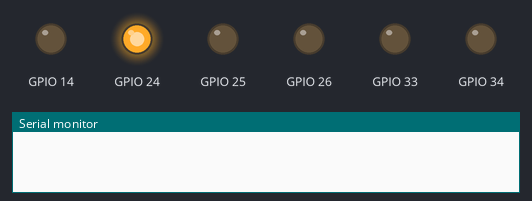
A program run on a simulated ESP32. Shown: output pins drawn as LEDs (lit = HIGH), the last lines printed to the serial monitor.

Above: at 0.5 s.
At 2.5 s:
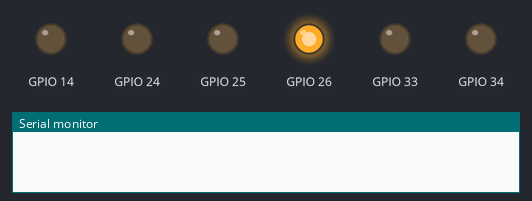
At 3.5 s:
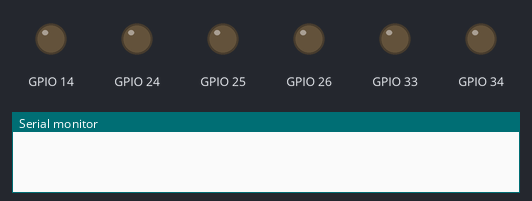
At 4.5 s:
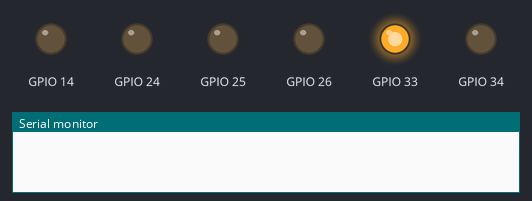
At 6.5 s:
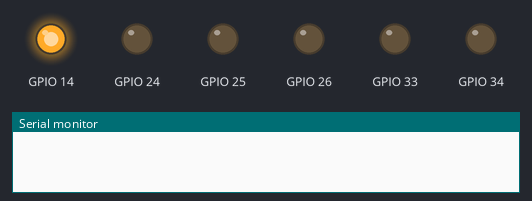
At 9.5 s:
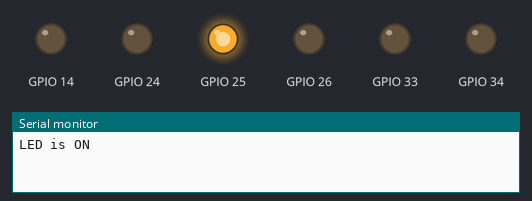
Timing chart, 0 to 10.4 s (numbered marks = the images above):
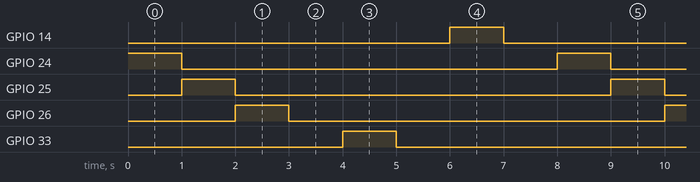

Measured:
- by itself, GPIO 14, GPIO 24–26, GPIO 33: alternates HIGH for 1.0 s and LOW for 7.0 s
- by itself, everything shown: repeats every 8.0 s, in 8 steps

The program:

main.cpp
```cpp
#include <Arduino.h>

void setup() {
    // 设定引脚为输出模式
    pinMode(24, OUTPUT);
    pinMode(25, OUTPUT);
    pinMode(26, OUTPUT);
    pinMode(33, OUTPUT);
    pinMode(34, OUTPUT);
    pinMode(14, OUTPUT);
    Serial.begin(115200);
}

void loop() {
    digitalWrite(24, HIGH);
    delay(1000);
    digitalWrite(24, LOW);

    digitalWrite(25, HIGH);
    delay(1000);
    digitalWrite(25, LOW);

    digitalWrite(26, HIGH);
    delay(1000);
    digitalWrite(26, LOW);

    digitalWrite(32, HIGH);
    delay(1000);
    digitalWrite(32, LOW);

    digitalWrite(33, HIGH);
    delay(1000);
    digitalWrite(33, LOW);
    delay(1000);
    digitalWrite(14, HIGH);
    delay(1000);
    digitalWrite(14, LOW);
    delay(1000);
    Serial.print("LED is ON\n");
}
```
